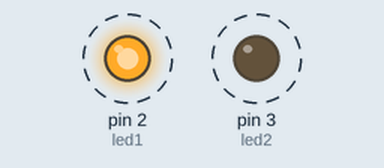
Simulated run of this sketch. Board: Arduino Uno, built with avr-gcc and run on an emulated ATmega328P. Parts: output pins drawn as LEDs (lit = HIGH). Dashed ring = blinking.

Above: at 0.15 s.
Timing chart, 0 to 3.0 s (numbered marks = the images above):
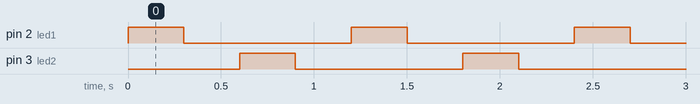

The sketch:

sketch_jun20a.ino
```cpp
#define led1 2
#define led2 3
void setup() {
  // put your setup code here, to run once:
pinMode(led1,OUTPUT);
pinMode(led2,OUTPUT);
}

void loop() {
  // put your main code here, to run repeatedly:
digitalWrite(led1,HIGH);
delay(300);
digitalWrite(led1,LOW);
delay(300);

digitalWrite(led2,HIGH);
delay(300);
digitalWrite(led2,LOW);
delay(300);
}
```

Measured:
- by itself, pin 2 (led1), pin 3 (led2): alternates HIGH for 0.30 s and LOW for 0.90 s
- by itself, everything shown: repeats every 1.2 s, in 4 steps
